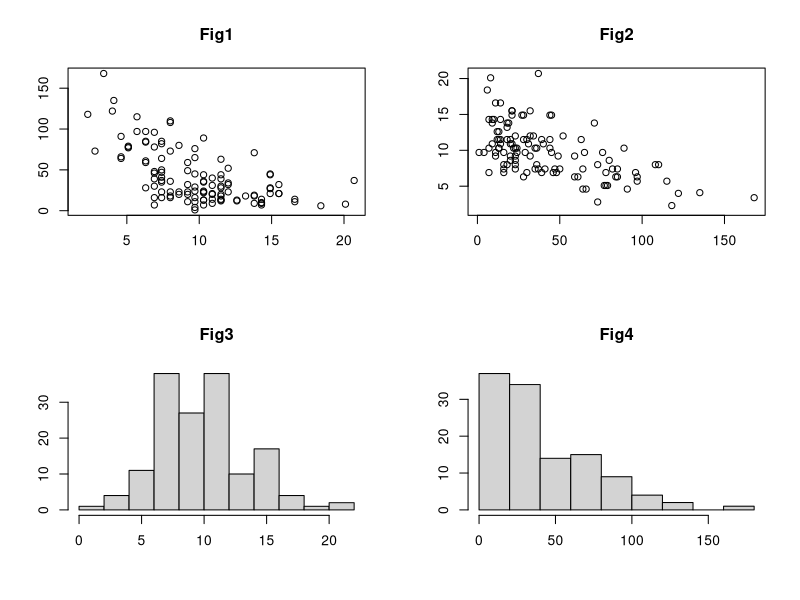

Here is the R script that generated this plot:
# Code challenge
# Module 6: Data Visualisation in R
# Multi-plots

# Solution:

# Instructions:

# The code below creates 4 different plots similar as we have seen in the videos
# before. The plots are drawn in a 4 rows by 1 column grid.
# Your job is only to alter the par() function to draw
# plots in a 2 rows and 2 columns grid (2 plots in the first row
# and 2 plots in the second row)

par.default <- par() # save default parameters

par(mfrow = c(2,2)) # you need to change this part !!!!

plot(airquality$Wind, airquality$Ozone, xlab = "", ylab = "", main = "Fig1")
plot(airquality$Ozone, airquality$Wind, xlab = "", ylab = "", main = "Fig2")
hist(airquality$Wind, xlab = "", ylab = "", main = "Fig3")
hist(airquality$Ozone, xlab = "", ylab = "", main = "Fig4")

par(par.default) # reset graphical parameters
